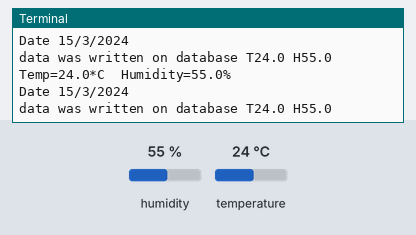
This program was run on a simulated Raspberry Pi (BCM pin numbers). Shown: the last lines printed to the terminal. Inputs (shaded band) come from the test bench; at power-on: humidity 55 %, temperature 24 °C. The clock reads 2024-03-15 10:24:30 at power-on unless the program sets it; files the program writes start out absent; threads take turns every 2 ms.

Above: at 1.2 s.
1.3 s: humidity set to 22 %
At 2.0 s:
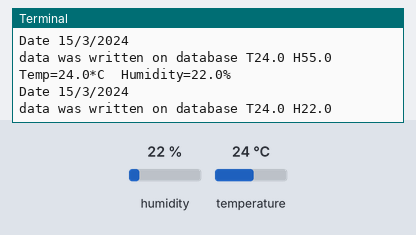
2.8 s: temperature set to 12 °C
At 3.6 s:
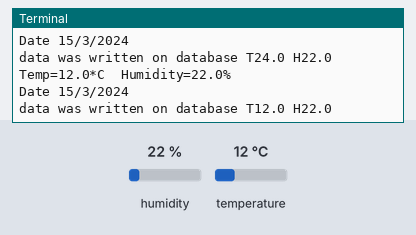
4.3 s: humidity set to 40 %
At 5.2 s:
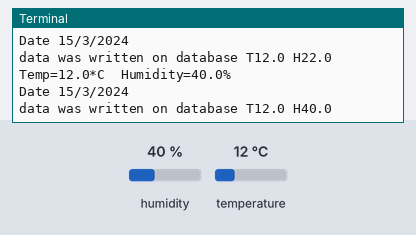
Timing chart, 0 to 7.3 s (numbered marks = the images above; inputs shaded):
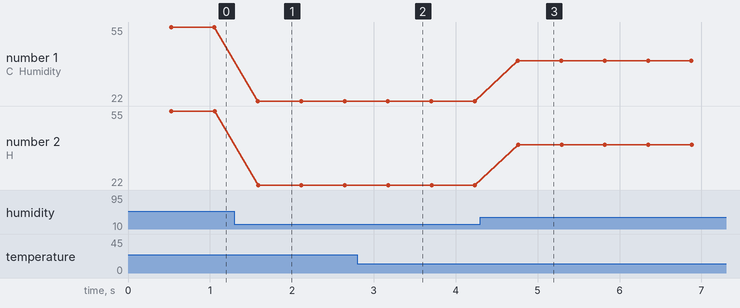

Measured:
- after the input at 1.3 s, the terminal: prints a new line after 0.28 s (image 1)
- after the input at 2.8 s, the terminal: prints a new line after 0.37 s (image 2)
- after the input at 4.3 s, the terminal: prints a new line after 0.46 s (image 3)
- plotted number 1: 55 → 22 after the input at 1.3 s, 22 → 40 after the input at 4.3 s
- plotted number 2: 55 → 22 after the input at 1.3 s, 22 → 40 after the input at 4.3 s

The program:

challenge.py
```python
import Adafruit_DHT
import sqlite3
import threading
import datetime


def get_time():
    my=datetime.datetime.now()
    data_time = '{}:{}:{}'.format(my.hour,my.minute,my.second)
    data_date='{}/{}/{}'.format(my.day,my.month,my.year)
    return  data_date,data_time


def my_database(x, y,my_time, my_date):

    """

    :return: Nothing
    """

    # define the connection
    conn = sqlite3.connect("xyz.db")

    #define the cursor
    cursor = conn.cursor()

    # create Tables
    cursor.execute("""
     CREATE TABLE IF NOT EXISTS my_table (id INTEGER PRIMARY KEY AUTOINCREMENT NOT NULL,
     temperature  TEXT,
     humidity TEXT,
     m_date TEXT,
     m_time TEXT)""")

    # Add data to database
    cursor.execute("""
    INSERT INTO my_table (temperature,humidity,m_date,m_time) VALUES (?, ?, ?, ?)""",(x, y,my_time, my_date))

    # perform 3C
    #COMMIT, CLOSE CLOSE

    conn.commit()
    cursor.close()
    conn.close()


def main():
    threading.Timer(10, main).start()

    pin = 4
    sensor = Adafruit_DHT.DHT22

    humidity, temperature = Adafruit_DHT.read_retry(sensor, pin)

    if humidity is not None and temperature is not None:

        print('Temp={0:0.1f}*C  Humidity={1:0.1f}%'.format(temperature, humidity))

        data_date,data_time = get_time()
        print('Date',data_date)


        my_database(temperature, humidity,data_time,data_date)


        print("data was written on database T{} H{}".format(temperature,humidity))

    else:
        print('Failed to get reading. Try again!')


if __name__ == '__main__':
    while 1:
        main()
```
